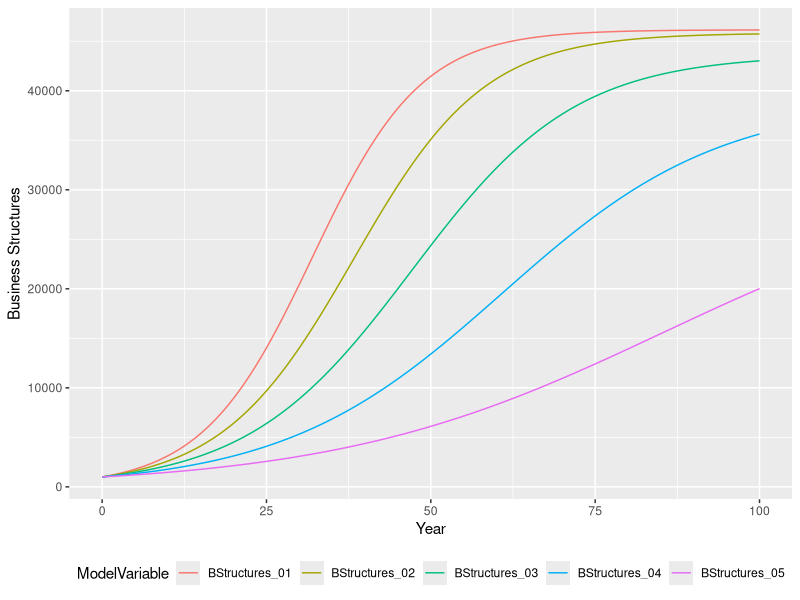
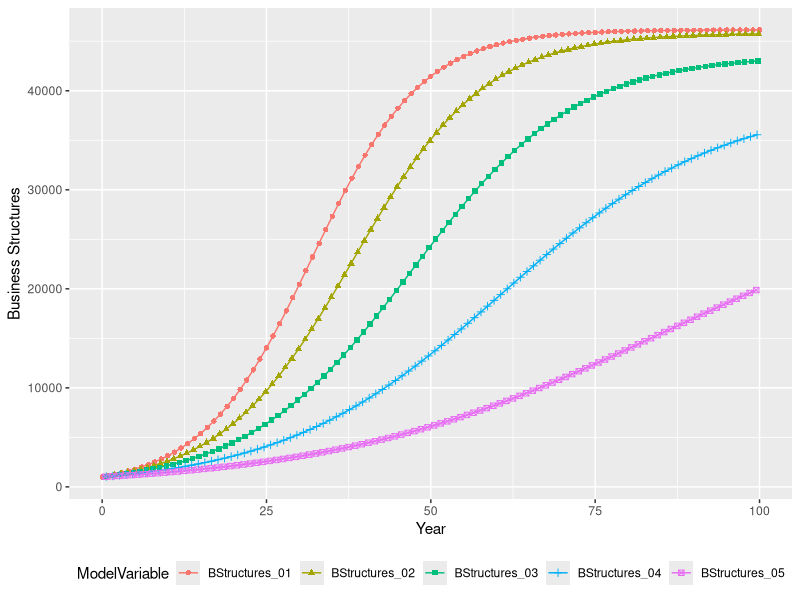

Write R code to recreate these figures, in order.
library(deSolve)
library(dplyr)
library(tidyr)
library(ggplot2)

START <- 0; FINISH<-100; STEP<-0.125;
simtime <- seq(START, FINISH, by=STEP)

ARRAY_SIZE<- 5; NUMBER_STOCKS     <- 2
stocks  <- c(BStructures_01=1000,
             BStructures_02=1000,
             BStructures_03=1000,
             BStructures_04=1000,
             BStructures_05=1000,
             BDemolished_01=0,
             BDemolished_02=0,
             BDemolished_03=0,
             BDemolished_04=0,
             BDemolished_05=0)

array_names <- c("Array_01", "Array_02", "Array_03","Array_04","Array_05")
                             
NormalGrowthRate        <- c(Array_01=0.13,Array_02=0.12,Array_03=0.11,Array_04=0.10,Array_05=0.09) 
DemolitionFraction      <- c(Array_01=0.01,Array_02=0.02,Array_03=0.03,Array_04=0.04,Array_05=0.05) 
LandRequiredPerBusiness <- c(Array_01=0.2,Array_02=0.2,Array_03=0.2,Array_04=0.2,Array_05=0.2) 
TotalAvailableLand      <- c(Array_01=10000,Array_02=11000,Array_03=12000,Array_04=13000,Array_05=14000) 

model <- function(time, stocks, auxs){
  states<-matrix(stocks,nrow=ARRAY_SIZE,ncol=NUMBER_STOCKS)
  rownames(states) <- array_names
  colnames(states) <- c("BusinessStructures","BusinessesDemolished")


  LandFractionOccupied <- states[,"BusinessStructures"]*
                            LandRequiredPerBusiness/TotalAvailableLand
  
  EffectofLandFractionOccupiedonGrowthRate <- 1 - LandFractionOccupied
    
  ActualGrowthRate <- NormalGrowthRate*EffectofLandFractionOccupiedonGrowthRate
    
  # Inflow
  BusinessConstruction <- ActualGrowthRate * states[,"BusinessStructures"]

  # Outflow
  BusinessDemolition <- states[,"BusinessStructures"] * DemolitionFraction
    
  # the net flow
  d_BusinessStructures_dt <-  BusinessConstruction - BusinessDemolition
  d_BusinessesDemolished_dt <-  BusinessDemolition
    
  return (list(c(d_BusinessStructures_dt,d_BusinessesDemolished_dt)))   
}

o<-data.frame(ode(y=stocks, times=simtime, func = model, 
                  parms=NULL, method="euler"))

tidy_o <- select(o,time, contains("BStructures")) %>%
          gather(key = ModelVariable, value = Value, 
                 BStructures_01:BStructures_05)

fig.8 <- ggplot(tidy_o,aes(x=time,y=Value,colour=ModelVariable))+geom_path()+
  ylab("Business Structures")+xlab("Year")+
  theme(legend.position = "bottom")

tidy_o_2 <- tidy_o[c(T,F,F,F,F,F,F,F), ]

fig.8b <- ggplot(tidy_o_2,aes(x=time,y=Value,colour=ModelVariable,shape=ModelVariable))+geom_path()+
  geom_point()+
  ylab("Business Structures")+xlab("Year")+
  theme(legend.position = "bottom")

ggsave("08_Figure.eps", dpi=600,plot = fig.8,height=4,width=6,units="in")
ggsave("08b_Figure.eps", dpi=600,plot = fig.8b,height=4,width=6,units="in")
